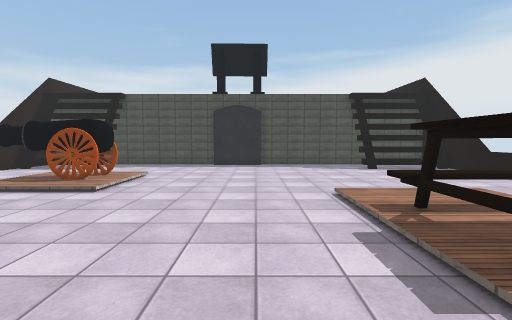
[1] (above)

21 first-person views from a walk through a 3-D level made in the Unity game engine. The camera is 1.5 m above the floor, tilts 4° down and sees 85° across. The floor is counted in squares, 1 m on a side. Each view is taken from the middle of a square. On the plan, view 1 faces up. The plan holds only what a view shows up to about 14 squares ahead; the rest is blank. The place goes on beyond the plan. Surface patterns are stand-ins for the level's own textures.

[2]
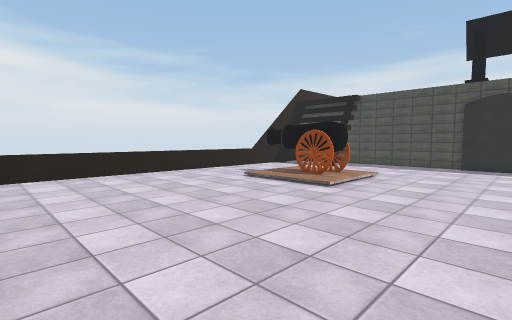

[3]
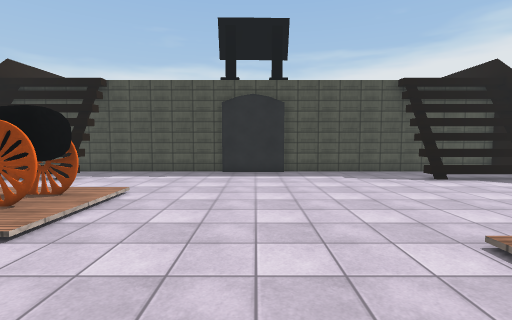

[4]
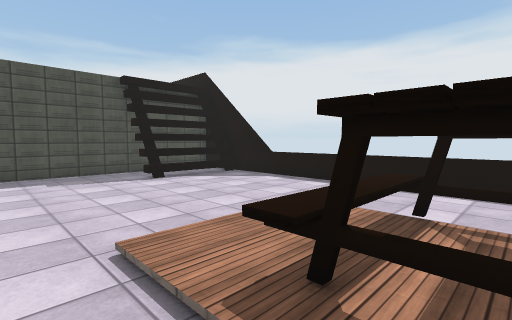

[5]
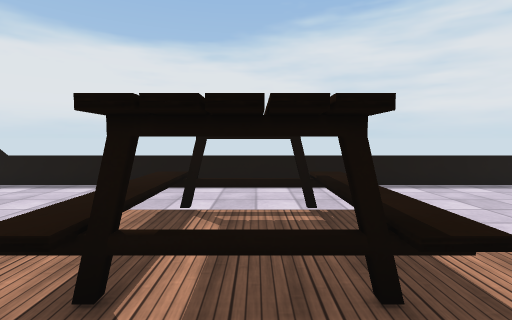

[6]
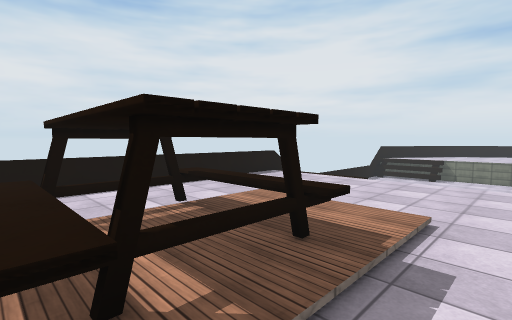

[7]
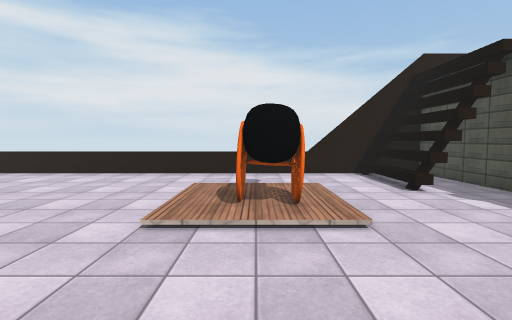

[8]
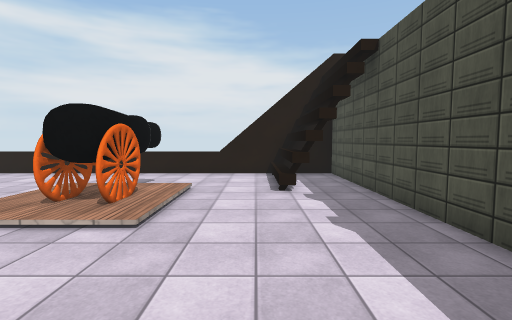

[9]
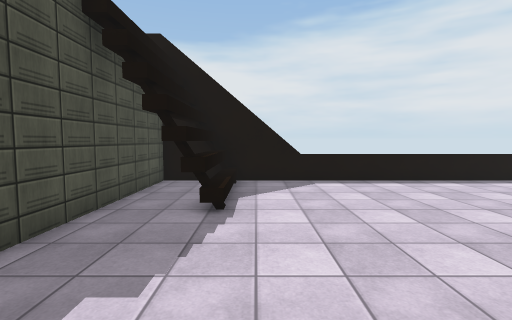

[10]
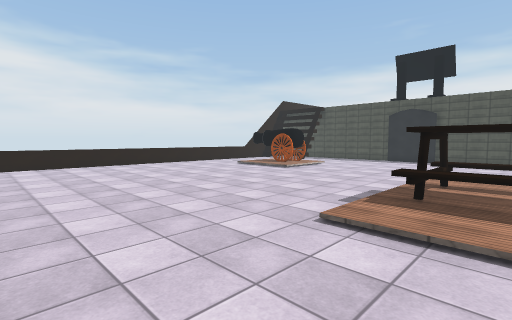

[11]
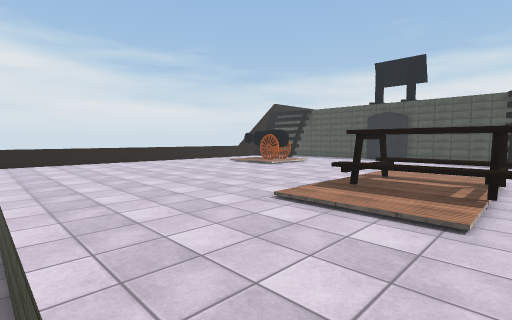

[12]
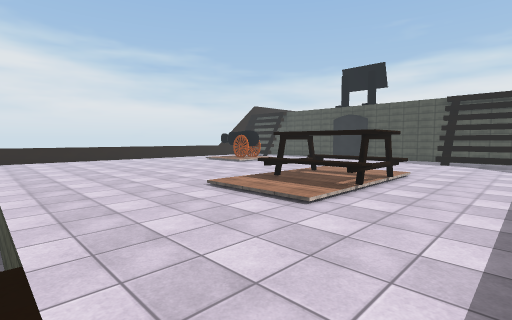

[13]
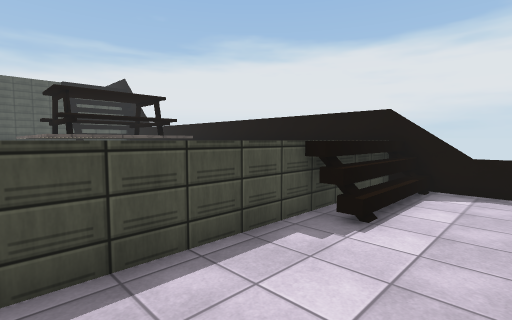

[14]
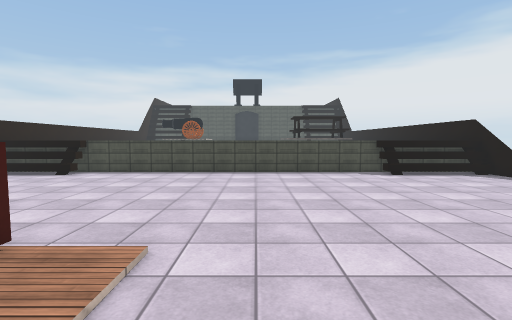

[15]
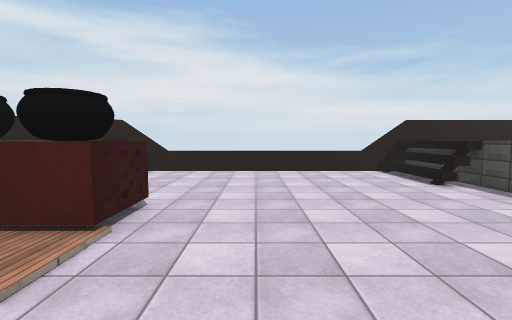

[16]
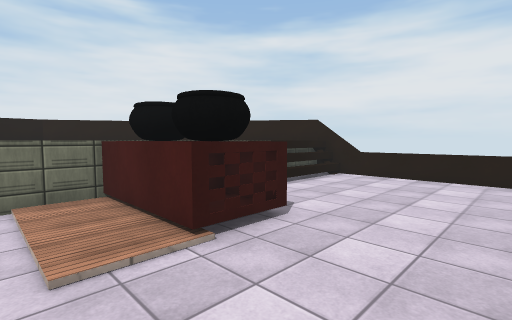

[17]
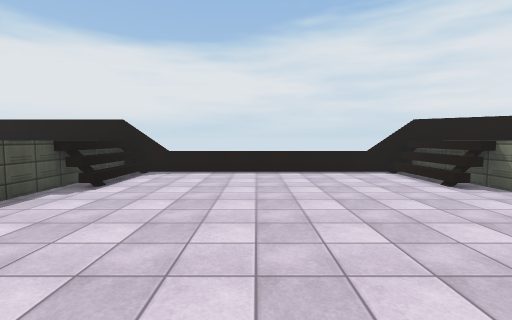

[18]
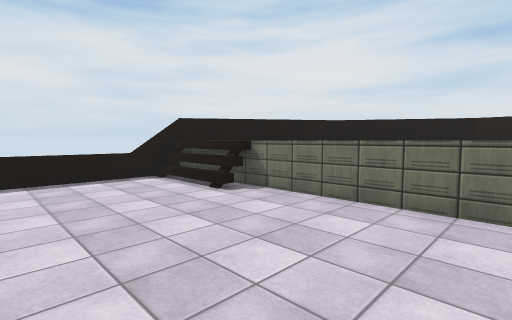

[19]
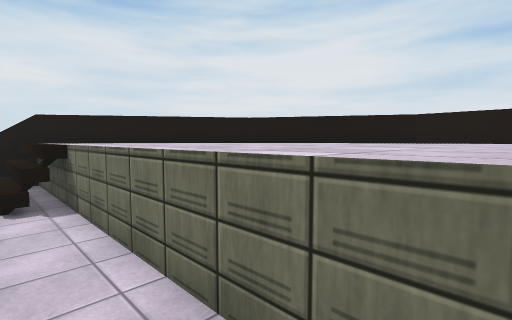

[20]
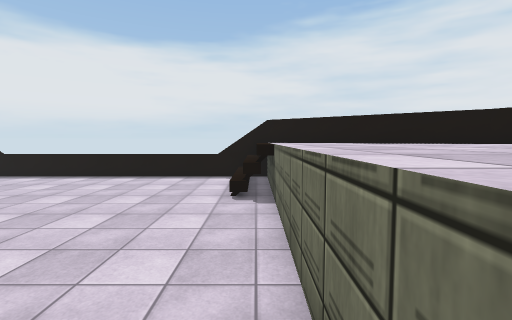

[21]
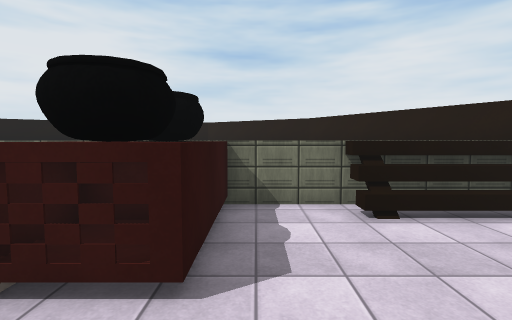

### Floor plan
Key: @ floor where view 1 was taken; # wall or solid block; x gap in a wall; . main floor; : floor 0.25 m higher than the main floor; - floor 1.5 m lower than the main floor; / step, stairs or slope; = window, fence, low wall or low ledge; ^ raised ledge; T table; O other object.
Columns run from 13 left of view 1 to 11 right of it. Each row starts with its distance up from view 1.
 18 ############ ############
 17 #..........###..........#
 16 ######.............######
 15 #^^^^#.............^^^^^
 14 #.......................#
 13 #.......................#
 12 =....////...............#
 11 =...OOOO:...............#
 10 =...OOOO:...............#
  9 =....::::...............#
  8 =....////.......////....#
  7 =...............::::....#
  6 =...............TTTTT...#
  5 =...............TTTTT...#
  4 =...............TTTTT...#
  3 =...............TTTTT...#
  2 =...............TTTT....#
  1 =...............::::....#
  0 =............@..........#
 -1 =.......................#
 -2 =.......................#
 -3 =.......................#
 -4 =.......................#
 -5 x////==============/////
 -6 #/////-------------/////#
 -7 =-----------------------#
 -8 =-----------------------#
 -9 =-----------------------#
-10 =-----------------------#
-11 =-----------------------#
-12 =-----------------------#
-13 =-----------------------#
-14 =-----------------------#
-15 =-------OOO-------------#
-16 =-------OOO-------------#
-17 #-------OOO-------------#
-18 =////#--OOO--------/////#
-19 ##         ......... ..=#
-20  =         ........  .##
-21   =        ........  .=
-22   #=       ........ .=#
-23    =       .........=#
-24     =       ....  ..=
-25     #=      ..   .#=
-26       ==        .=#
-27         =#     ==#
-28          #=====#

Where each view was taken, in squares from view 1:
view 1: 0 up, 0 right, facing up
view 2: 0 up, 0 right, facing up-left
view 3: 4 up, 1 left, facing up
view 4: 4 up, 1 right, facing up-right
view 5: 4 up, 1 right, facing right
view 6: 6 up, 1 right, facing down-right
view 7: 10 up, 0 right, facing left
view 8: 14 up, 0 right, facing left
view 9: 14 up, 0 right, facing right
view 10: 4 down, 5 right, facing up-left
view 11: 5 down, 7 right, facing up-left
view 12: 5 down, 10 right, facing up-left
view 13: 8 down, 1 right, facing up-right
view 14: 18 down, 0 right, facing up
view 15: 12 down, 1 right, facing left
view 16: 11 down, 1 left, facing down-left
view 17: 11 down, 3 left, facing right
view 18: 12 down, 1 left, facing down-right
view 19: 17 down, 2 left, facing down-right
view 20: 18 down, 2 left, facing right
view 21: 12 down, 6 left, facing down
